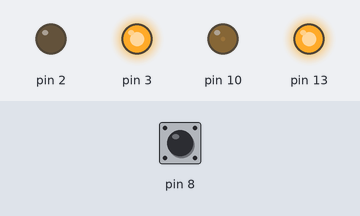
The sketch below on a simulated Arduino Uno, built with avr-gcc and run on an emulated ATmega328P. On the bench: output pins drawn as LEDs (lit = HIGH). Inputs (shaded band) come from the test bench; at power-on: pin 8 HIGH. What the sketch prints to the serial monitor is not drawn.

Above: at 1.3 s.
1.4 s: pin 8 pulled LOW for 0.15 s
At 1.47 s:
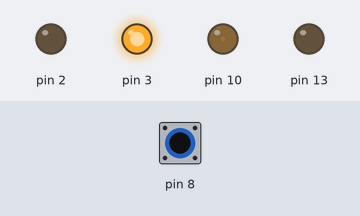
4.4 s: pin 8 pulled LOW for 1 s
At 13.8 s:
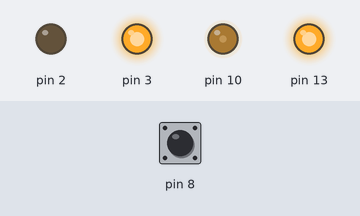
At 25.8 s:
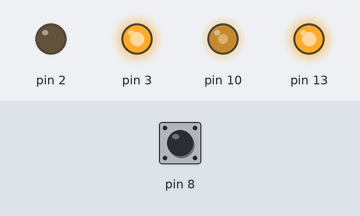
Timing chart, 0 to 27.5 s (numbered marks = the images above; inputs shaded):
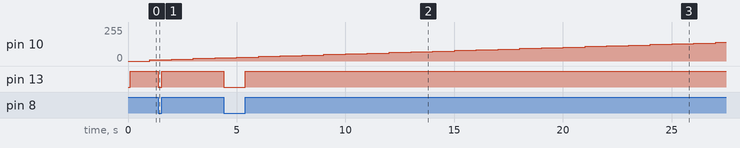

The sketch:

start_glazmotor_with_regulator.ino
```cpp
#define s_print Serial.print

void s_println(int n_args, ...)
{
  va_list ap;
  va_start(ap, n_args);
  for (int i = 1; i < n_args; i++)
  {
    s_print(va_arg(ap, int));
    s_print(", ");
  }
  s_print(va_arg(ap, int));
  s_print("\n");
  va_end(ap);
}


void setup()
{
  pinMode( 3, 1);
  pinMode( 2, 1);
  pinMode(10, 1);
  pinMode(13, 1);
  pinMode( 8, 2);
  Serial.begin(9600);
  digitalWrite( 3, 1);
  digitalWrite( 2, 0);
  digitalWrite(10, 0);
  s_print("t0, t1, e, v, a\n");
  delay(100);
}

uint32_t t0 = 0;
uint32_t t1 = 1000;
uint32_t t2 = 0;
float v0 = 1;
uint8_t st = 1;
float k1 = 5;
float k2 = 5;
float ie = 0;

void loop()
{
  digitalWrite(13, digitalRead( 8));
  if (digitalRead( 8) != st)
  {
    st = digitalRead( 8);
    t1 = millis() - t0;
    t0 = millis();
  }
  if (millis() - t2 > 1000)
  {
    t2 = millis();
    float v = 1.0 / t1;
    float e = v0 - v;
    ie += e;
    uint8_t a = min(255, max(0, k1 * e + k2 * ie));
    analogWrite(10, a);
  }
}
```

Measured:
- after the input at 1.4 s, pin 13: HIGH → LOW at once, → HIGH 0.15 s later
- after the input at 4.4 s, pin 13: HIGH → LOW at once, → HIGH 1.0 s later
